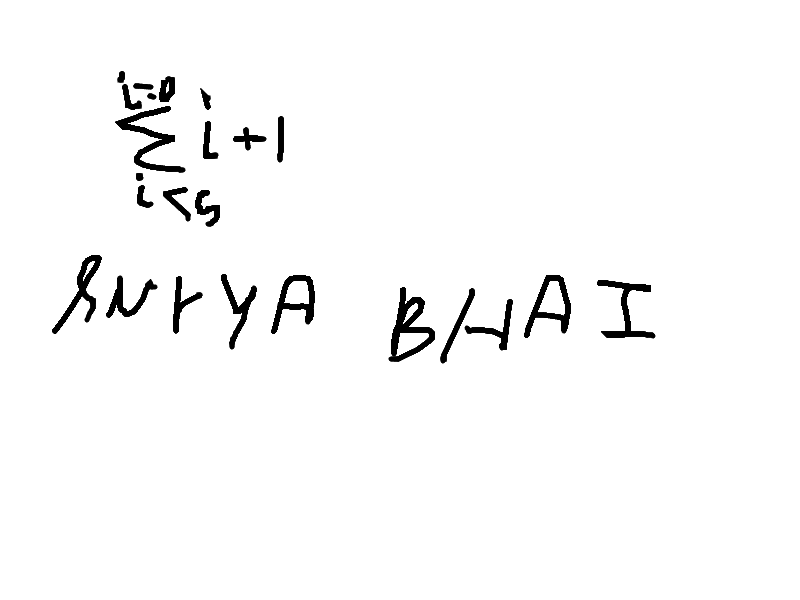
#> input picture Backend/tests/75bb990518714322ba46ba3743bb7b90.png, 800 x 600 px, given in place of 75bb990518714322ba46ba3743bb7b90.png.png, which was not available
$ python -i contour_filtering.py   (imports and definitions only)
#> lines starting #> are read from the running program, lines starting #| are printed output that depends on the picture; after the words box and inside, x2 and y2 are one past the last pixel; in counts of white or black regions, pixels touching at a corner belong together; pictures that were not available may be replaced by others from this repository, and a replacement may not be noted
import cv2
import numpy as np
import os
import shutil

def clear_folder(folder_path):
    if os.path.exists(folder_path):
        shutil.rmtree(folder_path)
    os.makedirs(folder_path)

def contour_filter(image_id):
    image = cv2.imread(f'uploads/{image_id}.png')
#> image is the input picture: shape (600, 800, 3); min 0, max 255, mean 248.8
    if image is None:
        print("Error loading image")
        return

    gray = cv2.cvtColor(image, cv2.COLOR_BGR2GRAY)
    binary = cv2.adaptiveThreshold(gray, 255, cv2.ADAPTIVE_THRESH_GAUSSIAN_C,
                                   cv2.THRESH_BINARY_INV, 11, 2)
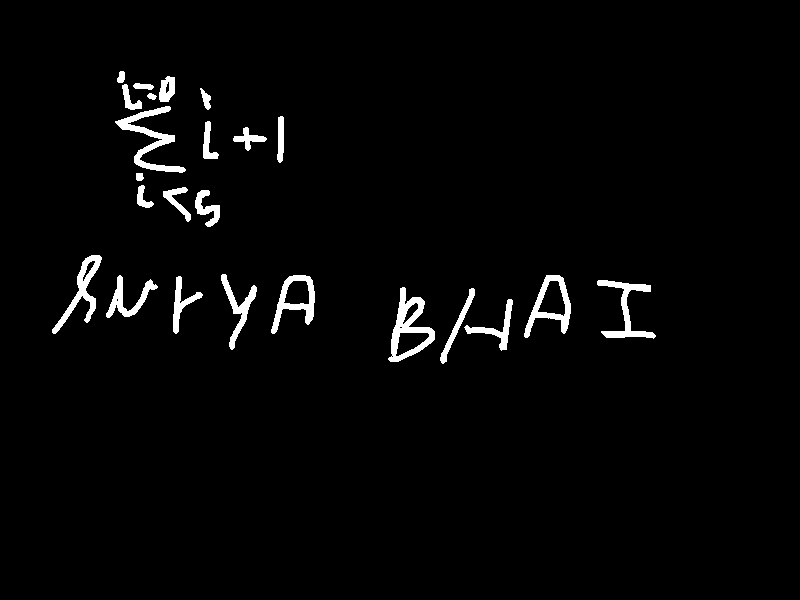
#> binary: shape (600, 800); 2.5% white; 24 white regions, largest, box (x1, y1, x2, y2) and area: (388, 287, 435, 362) 1291, (115, 106, 186, 173) 1188, (52, 255, 102, 334) 943

    kernel = np.ones((3,3), np.uint8)
    binary = cv2.dilate(binary, kernel, iterations=4) # Dilate to connect characters
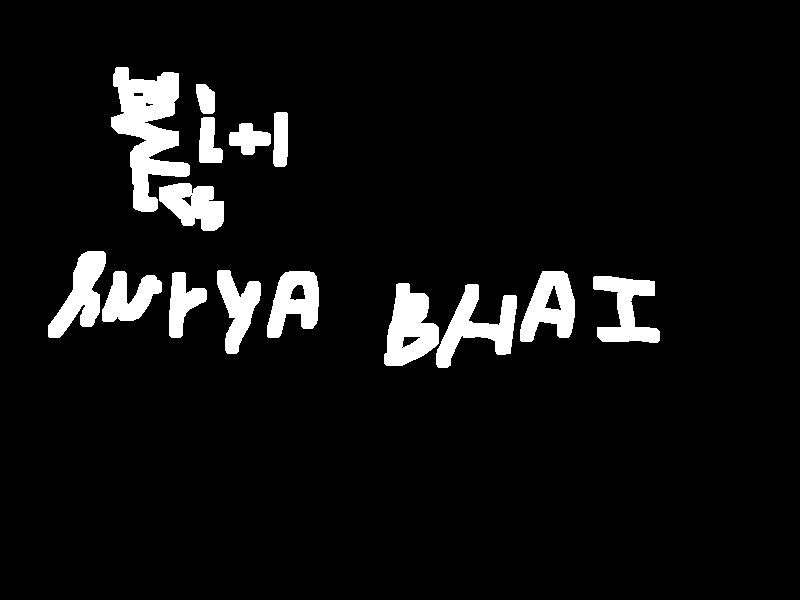
#> binary: shape (600, 800); 6.4% white; 15 white regions, largest, box (x1, y1, x2, y2) and area: (111, 67, 190, 212) 5736, (384, 283, 439, 366) 2921, (436, 284, 517, 368) 2831

    num_labels, labels, stats, centroids = cv2.connectedComponentsWithStats(binary, connectivity=8)
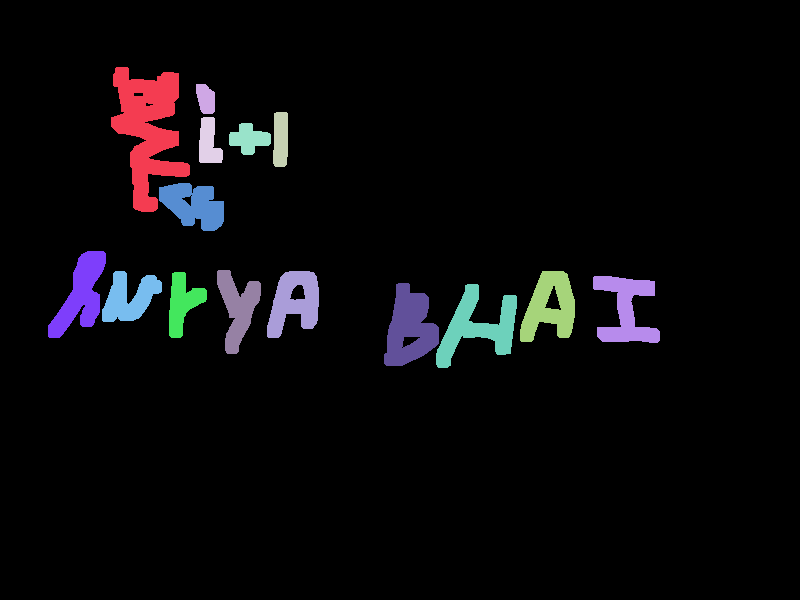
#> labels: shape (600, 800) int32; 16 distinct labels, from 0 to 15; one colour per label, 0 black
#> num_labels = 16; stats = 16 rows, first 6: [0, 0, 800, 600, 449059], [111, 67, 79, 145, 5736], [196, 84, 19, 30, 460], [273, 112, 15, 55, 767], [199, 117, 24, 46, 798], [229, 123, 42, 32, 830]; centroids = 16 rows, first 8: [406.8, 302.7], [147.6, 129.5], [205.4, 98.47], [280.3, 139], [208.4, 142.3], [248.6, 138.4], [193.3, 204.8], [80.63, 294.5]

    output_folder = os.path.join('extracted_characters', image_id)
    clear_folder(output_folder)

    for i in range(1, num_labels):
        x, y, w, h, area = stats[i]
        if area < 100:  # Ignore small contours
            continue
        cropped_character = image[y:y+h, x:x+w]
        cv2.imwrite(os.path.join(output_folder, f'{i}.png'), cropped_character)
#> this loop made 15 passes
#> (x, y, w, h, area) on passes 1 to 12: (111, 67, 79, 145, 5736), (196, 84, 19, 30, 460), (273, 112, 15, 55, 767), (199, 117, 24, 46, 798), (229, 123, 42, 32, 830), (159, 183, 65, 48, 2105), (48, 251, 58, 87, 2432), (102, 271, 60, 51, 1808), (217, 270, 44, 84, 1915), (267, 271, 52, 67, 2226), (520, 271, 55, 71, 2420), (169, 272, 38, 66, 1337)
#> pass 1, in contour_filter, `cropped_character = image[y:y+h, x:x+w]`:
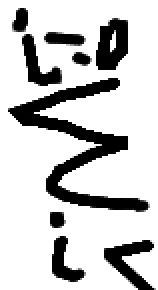
#> cropped_character: shape (145, 79, 3) (shown 2 times larger); min 0, max 255, mean 201

>>> result = contour_filter('../tests/75bb990518714322ba46ba3743bb7b90.png')
